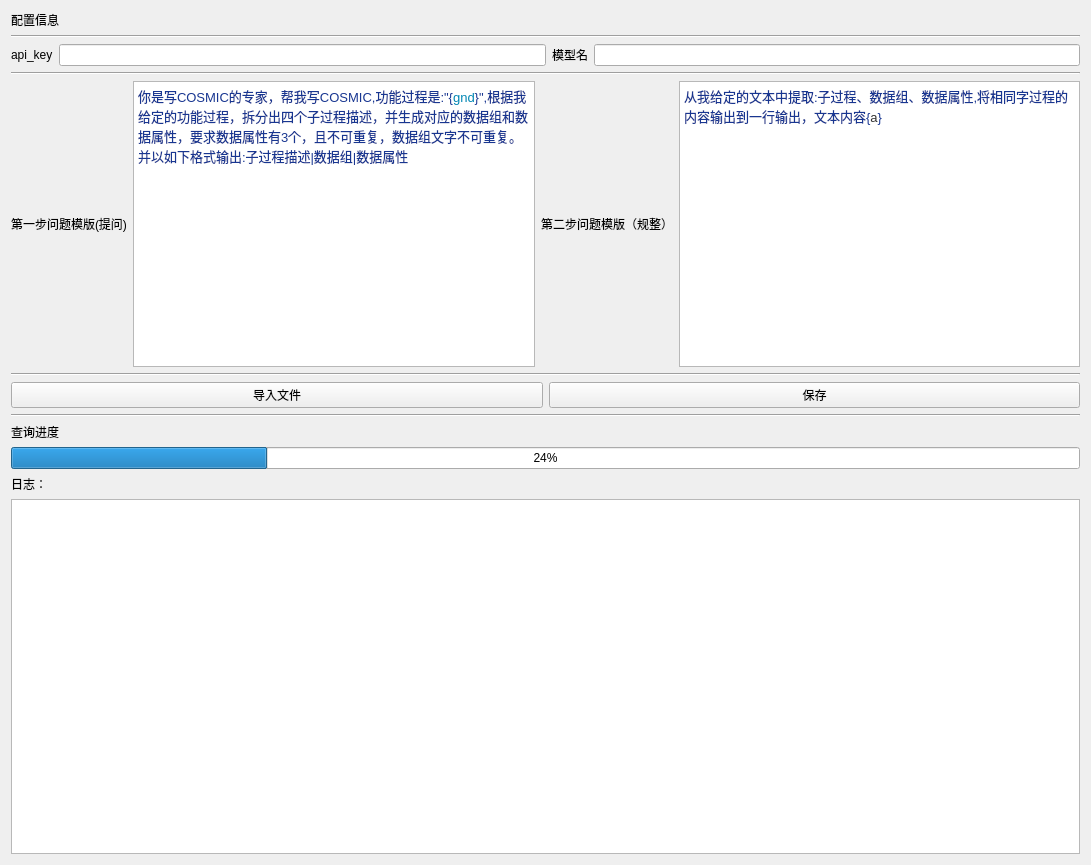
<?xml version="1.0" encoding="UTF-8"?>
<ui version="4.0">
 <class>COSMIC_UTL</class>
 <widget class="QWidget" name="COSMIC_UTL">
  <property name="geometry">
   <rect>
    <x>0</x>
    <y>0</y>
    <width>1091</width>
    <height>865</height>
   </rect>
  </property>
  <property name="windowTitle">
   <string>COSMIC_UTL</string>
  </property>
  <layout class="QVBoxLayout" name="verticalLayout_2">
   <item>
    <layout class="QVBoxLayout" name="verticalLayout">
     <item>
      <widget class="QLabel" name="label">
       <property name="text">
        <string>配置信息</string>
       </property>
      </widget>
     </item>
     <item>
      <widget class="Line" name="line_2">
       <property name="orientation">
        <enum>Qt::Horizontal</enum>
       </property>
      </widget>
     </item>
     <item>
      <layout class="QHBoxLayout" name="horizontalLayout">
       <item>
        <widget class="QLabel" name="label_2">
         <property name="text">
          <string>api_key</string>
         </property>
        </widget>
       </item>
       <item>
        <widget class="QLineEdit" name="li_key">
         <property name="echoMode">
          <enum>QLineEdit::Password</enum>
         </property>
        </widget>
       </item>
       <item>
        <widget class="QLabel" name="label_3">
         <property name="text">
          <string>模型名</string>
         </property>
        </widget>
       </item>
       <item>
        <widget class="QLineEdit" name="li_mode"/>
       </item>
      </layout>
     </item>
     <item>
      <widget class="Line" name="line_3">
       <property name="orientation">
        <enum>Qt::Horizontal</enum>
       </property>
      </widget>
     </item>
     <item>
      <layout class="QHBoxLayout" name="horizontalLayout_2">
       <item>
        <widget class="QLabel" name="label_5">
         <property name="text">
          <string>第一步问题模版(提问)</string>
         </property>
        </widget>
       </item>
       <item>
        <widget class="QTextEdit" name="tx_step1">
         <property name="html">
          <string>&lt;!DOCTYPE HTML PUBLIC &quot;-//W3C//DTD HTML 4.0//EN&quot; &quot;http://www.w3.org/TR/REC-html40/strict.dtd&quot;&gt;
&lt;html&gt;&lt;head&gt;&lt;meta name=&quot;qrichtext&quot; content=&quot;1&quot; /&gt;&lt;style type=&quot;text/css&quot;&gt;
p, li { white-space: pre-wrap; }
&lt;/style&gt;&lt;/head&gt;&lt;body style=&quot; font-family:'SimSun'; font-size:9pt; font-weight:400; font-style:normal;&quot;&gt;
&lt;p style=&quot; margin-top:12px; margin-bottom:12px; margin-left:0px; margin-right:0px; -qt-block-indent:0; text-indent:0px; background-color:#ffffff;&quot;&gt;&lt;span style=&quot; font-family:'Courier New'; font-size:9.8pt; color:#183691;&quot;&gt;你是写&lt;/span&gt;&lt;span style=&quot; font-family:'JetBrains Mono','monospace'; font-size:9.8pt; color:#183691;&quot;&gt;COSMIC&lt;/span&gt;&lt;span style=&quot; font-family:'Courier New'; font-size:9.8pt; color:#183691;&quot;&gt;的专家，帮我写&lt;/span&gt;&lt;span style=&quot; font-family:'JetBrains Mono','monospace'; font-size:9.8pt; color:#183691;&quot;&gt;COSMIC,&lt;/span&gt;&lt;span style=&quot; font-family:'Courier New'; font-size:9.8pt; color:#183691;&quot;&gt;功能过程是&lt;/span&gt;&lt;span style=&quot; font-family:'JetBrains Mono','monospace'; font-size:9.8pt; color:#183691;&quot;&gt;:&amp;quot;{&lt;/span&gt;&lt;span style=&quot; font-family:'JetBrains Mono','monospace'; font-size:9.8pt; color:#0086b3;&quot;&gt;gnd&lt;/span&gt;&lt;span style=&quot; font-family:'JetBrains Mono','monospace'; font-size:9.8pt; color:#183691;&quot;&gt;}&amp;quot;,&lt;/span&gt;&lt;span style=&quot; font-family:'Courier New'; font-size:9.8pt; color:#183691;&quot;&gt;根据我给定的功能过程，拆分出四个子过程描述，并生成对应的数据组和数据属性，要求数据属性有&lt;/span&gt;&lt;span style=&quot; font-family:'JetBrains Mono','monospace'; font-size:9.8pt; color:#183691;&quot;&gt;3&lt;/span&gt;&lt;span style=&quot; font-family:'Courier New'; font-size:9.8pt; color:#183691;&quot;&gt;个，且不可重复，数据组文字不可重复。并以如下格式输出&lt;/span&gt;&lt;span style=&quot; font-family:'JetBrains Mono','monospace'; font-size:9.8pt; color:#183691;&quot;&gt;:&lt;/span&gt;&lt;span style=&quot; font-family:'Courier New'; font-size:9.8pt; color:#183691;&quot;&gt;子过程描述&lt;/span&gt;&lt;span style=&quot; font-family:'JetBrains Mono','monospace'; font-size:9.8pt; color:#183691;&quot;&gt;|&lt;/span&gt;&lt;span style=&quot; font-family:'Courier New'; font-size:9.8pt; color:#183691;&quot;&gt;数据组&lt;/span&gt;&lt;span style=&quot; font-family:'JetBrains Mono','monospace'; font-size:9.8pt; color:#183691;&quot;&gt;|&lt;/span&gt;&lt;span style=&quot; font-family:'Courier New'; font-size:9.8pt; color:#183691;&quot;&gt;数据属性&lt;/span&gt;&lt;/p&gt;&lt;/body&gt;&lt;/html&gt;</string>
         </property>
        </widget>
       </item>
       <item>
        <widget class="QLabel" name="label_4">
         <property name="text">
          <string>第二步问题模版（规整）</string>
         </property>
        </widget>
       </item>
       <item>
        <widget class="QTextEdit" name="tx_step2">
         <property name="html">
          <string>&lt;!DOCTYPE HTML PUBLIC &quot;-//W3C//DTD HTML 4.0//EN&quot; &quot;http://www.w3.org/TR/REC-html40/strict.dtd&quot;&gt;
&lt;html&gt;&lt;head&gt;&lt;meta name=&quot;qrichtext&quot; content=&quot;1&quot; /&gt;&lt;style type=&quot;text/css&quot;&gt;
p, li { white-space: pre-wrap; }
&lt;/style&gt;&lt;/head&gt;&lt;body style=&quot; font-family:'SimSun'; font-size:9pt; font-weight:400; font-style:normal;&quot;&gt;
&lt;p style=&quot; margin-top:12px; margin-bottom:12px; margin-left:0px; margin-right:0px; -qt-block-indent:0; text-indent:0px; background-color:#ffffff;&quot;&gt;&lt;span style=&quot; font-family:'Courier New'; font-size:9.8pt; color:#183691;&quot;&gt;从我给定的文本中提取&lt;/span&gt;&lt;span style=&quot; font-family:'JetBrains Mono','monospace'; font-size:9.8pt; color:#183691;&quot;&gt;:&lt;/span&gt;&lt;span style=&quot; font-family:'Courier New'; font-size:9.8pt; color:#183691;&quot;&gt;子过程、数据组、数据属性&lt;/span&gt;&lt;span style=&quot; font-family:'JetBrains Mono','monospace'; font-size:9.8pt; color:#183691;&quot;&gt;,&lt;/span&gt;&lt;span style=&quot; font-family:'Courier New'; font-size:9.8pt; color:#183691;&quot;&gt;将相同字过程的内容输出到一行输出，文本内容&lt;/span&gt;&lt;span style=&quot; font-family:'JetBrains Mono','monospace'; font-size:9.8pt; color:#183691;&quot;&gt;{&lt;/span&gt;&lt;span style=&quot; font-family:'JetBrains Mono','monospace'; font-size:9.8pt; color:#333333;&quot;&gt;a&lt;/span&gt;&lt;span style=&quot; font-family:'JetBrains Mono','monospace'; font-size:9.8pt; color:#183691;&quot;&gt;}&lt;/span&gt;&lt;/p&gt;&lt;/body&gt;&lt;/html&gt;</string>
         </property>
        </widget>
       </item>
      </layout>
     </item>
    </layout>
   </item>
   <item>
    <widget class="Line" name="line_4">
     <property name="orientation">
      <enum>Qt::Horizontal</enum>
     </property>
    </widget>
   </item>
   <item>
    <layout class="QHBoxLayout" name="horizontalLayout_3">
     <item>
      <widget class="QPushButton" name="pb_input">
       <property name="text">
        <string>导入文件</string>
       </property>
      </widget>
     </item>
     <item>
      <widget class="QPushButton" name="pb_output">
       <property name="text">
        <string>保存</string>
       </property>
      </widget>
     </item>
    </layout>
   </item>
   <item>
    <widget class="Line" name="line">
     <property name="orientation">
      <enum>Qt::Horizontal</enum>
     </property>
    </widget>
   </item>
   <item>
    <widget class="QLabel" name="label_7">
     <property name="text">
      <string>查询进度</string>
     </property>
    </widget>
   </item>
   <item>
    <widget class="QProgressBar" name="pg_jd">
     <property name="value">
      <number>24</number>
     </property>
    </widget>
   </item>
   <item>
    <widget class="QLabel" name="label_6">
     <property name="text">
      <string>日志：</string>
     </property>
    </widget>
   </item>
   <item>
    <widget class="QTextEdit" name="tx_log"/>
   </item>
  </layout>
 </widget>
 <resources/>
 <connections/>
</ui>
